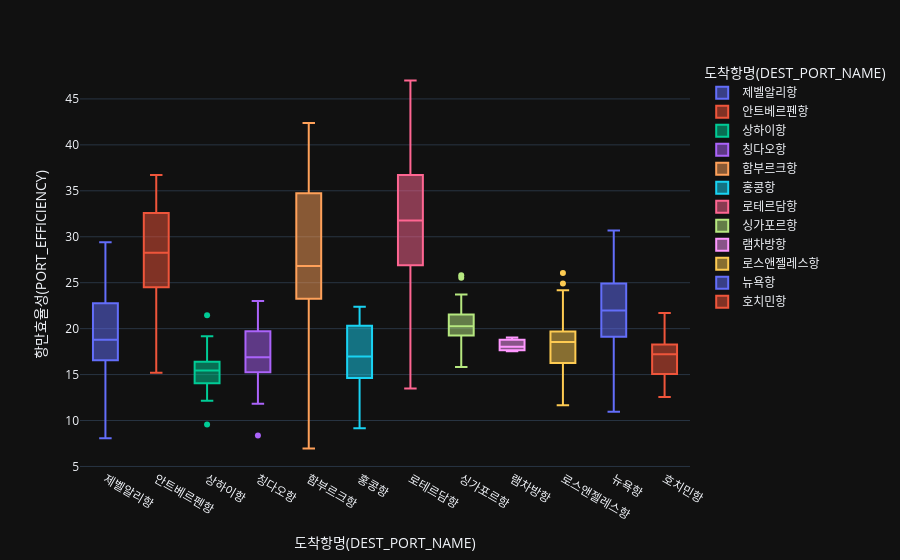

Notebook source saved alongside this figure:
### Markdown cell above
나머지는 연휴동안 확인하겠습니다...

### Code cell
# 노선별 항만효율성 box-plot 시각화 및 이상치 확인
fig = px.box(
    country_df,
    x='도착항명(DEST_PORT_NAME)',
    y='항만효율성(PORT_EFFICIENCY)',
    color='도착항명(DEST_PORT_NAME)',
    points='outliers'
)
fig.show()

### Figure 1 — Plotly figure (JSON) as saved in the notebook; plotly's stock layout.template omitted (floating-point values rounded to 4 significant figures)
{"data": [{"alignmentgroup": "True", "boxpoints": "outliers", "hovertemplate": "도착항명(DEST_PORT_NAME)=%{x}<br>항만효율성(PORT_EFFICIENCY)=%{y}<extra></extra>", "legendgroup": "제벨알리항", "marker": {"color": "#636efa"}, "name": "제벨알리항", "notched": false, "offsetgroup": "제벨알리항", "orientation": "v", "showlegend": true, "x": ["제벨알리항", "제벨알리항", "제벨알리항", "제벨알리항", "제벨알리항", "제벨알리항", "제벨알리항", "제벨알리항", "제벨알리항", "제벨알리항", "제벨알리항", "제벨알리항", "제벨알리항", "제벨알리항", "제벨알리항", "제벨알리항", "제벨알리항", "제벨알리항", "제벨알리항", "제벨알리항", "제벨알리항", "제벨알리항", "제벨알리항", "제벨알리항", "제벨알리항", "제벨알리항", "제벨알리항", "제벨알리항", "제벨알리항", "제벨알리항", "제벨알리항", "제벨알리항", "제벨알리항", "제벨알리항", "제벨알리항", "제벨알리항", "제벨알리항"], "x0": " ", "xaxis": "x", "y": [23.69, 22.01, 16.52, 22.37, 16.37, 19.06, 23.08, 15.57, 18.35, 22.66, 16.58, 24.85, 17.62, 17.76, 15.13, 24.96, 21.25, 16.29, 25.14, 29.4, 17.45, 25.0, 25.12, 16.62, 26.52, 16.76, 18.79, 16.65, 19.47, 16.35, 19.64, 15.32, 13.89, 8.08, 21.68, 19.66, 17.0], "y0": " ", "yaxis": "y", "type": "box"}, {"alignmentgroup": "True", "boxpoints": "outliers", "hovertemplate": "도착항명(DEST_PORT_NAME)=%{x}<br>항만효율성(PORT_EFFICIENCY)=%{y}<extra></extra>", "legendgroup": "안트베르펜항", "marker": {"color": "#EF553B"}, "name": "안트베르펜항", "notched": false, "offsetgroup": "안트베르펜항", "orientation": "v", "showlegend": true, "x": ["안트베르펜항", "안트베르펜항", "안트베르펜항", "안트베르펜항", "안트베르펜항", "안트베르펜항", "안트베르펜항", "안트베르펜항", "안트베르펜항", "안트베르펜항", "안트베르펜항", "안트베르펜항", "안트베르펜항", "안트베르펜항", "안트베르펜항", "안트베르펜항", "안트베르펜항", "안트베르펜항", "안트베르펜항", "안트베르펜항", "안트베르펜항", "안트베르펜항", "안트베르펜항"], "x0": " ", "xaxis": "x", "y": [26.08, 31.13, 26.97, 29.52, 27.51, 28.71, 27.9, 23.97, 16.96, 15.19, 30.53, 22.16, 33.34, 23.52, 30.55, 35.39, 28.27, 20.2, 33.42, 33.46, 27.67, 36.72, 33.07], "y0": " ", "yaxis": "y", "type": "box"}, {"alignmentgroup": "True", "boxpoints": "outliers", "hovertemplate": "도착항명(DEST_PORT_NAME)=%{x}<br>항만효율성(PORT_EFFICIENCY)=%{y}<extra></extra>", "legendgroup": "상하이항", "marker": {"color": "#00cc96"}, "name": "상하이항", "notched": false, "offsetgroup": "상하이항", "orientation": "v", "showlegend": true, "x": ["상하이항", "상하이항", "상하이항", "상하이항", "상하이항", "상하이항", "상하이항", "상하이항", "상하이항", "상하이항", "상하이항", "상하이항", "상하이항", "상하이항", "상하이항", "상하이항", "상하이항", "상하이항", "상하이항", "상하이항", "상하이항", "상하이항", "상하이항", "상하이항", "상하이항", "상하이항", "상하이항", "상하이항", "상하이항", "상하이항", "상하이항", "상하이항", "상하이항", "상하이항", "상하이항", "상하이항", "상하이항", "상하이항", "상하이항", "상하이항", "상하이항", "상하이항", "상하이항", "상하이항", "상하이항", "상하이항", "상하이항", "상하이항", "상하이항", "상하이항", "상하이항", "상하이항"], "x0": " ", "xaxis": "x", "y": [15.47, 16.74, 15.03, 19.16, 15.33, 21.45, 16.15, 16.07, 15.03, 14.18, 13.97, 12.99, 16.8, 14.15, 16.06, 14.35, 17.18, 13.92, 17.15, 13.42, 17.22, 17.25, 13.5, 15.8, 15.87, 12.69, 14.49, 14.52, 14.73, 15.75, 18.2, 16.07, 9.57, 15.48, 12.15, 15.01, 14.56, 15.94, 13.25, 13.7, 16.44, 18.04, 13.88, 12.87, 15.42, 14.61, 16.8, 16.85, 15.8, 16.14, 16.35, 12.4], "y0": " ", "yaxis": "y", "type": "box"}, {"alignmentgroup": "True", "boxpoints": "outliers", "hovertemplate": "도착항명(DEST_PORT_NAME)=%{x}<br>항만효율성(PORT_EFFICIENCY)=%{y}<extra></extra>", "legendgroup": "칭다오항", "marker": {"color": "#ab63fa"}, "name": "칭다오항", "notched": false, "offsetgroup": "칭다오항", "orientation": "v", "showlegend": true, "x": ["칭다오항", "칭다오항", "칭다오항", "칭다오항", "칭다오항", "칭다오항", "칭다오항", "칭다오항", "칭다오항", "칭다오항", "칭다오항", "칭다오항", "칭다오항", "칭다오항", "칭다오항", "칭다오항", "칭다오항", "칭다오항", "칭다오항", "칭다오항", "칭다오항", "칭다오항", "칭다오항", "칭다오항", "칭다오항", "칭다오항", "칭다오항", "칭다오항", "칭다오항", "칭다오항", "칭다오항", "칭다오항", "칭다오항", "칭다오항", "칭다오항", "칭다오항", "칭다오항", "칭다오항", "칭다오항", "칭다오항", "칭다오항", "칭다오항", "칭다오항", "칭다오항", "칭다오항", "칭다오항", "칭다오항", "칭다오항", "칭다오항"], "x0": " ", "xaxis": "x", "y": [19.62, 18.44, 18.58, 15.12, 22.87, 16.39, 22.1, 20.2, 19.9, 19.39, 19.59, 15.54, 14.35, 17.19, 16.89, 16.97, 13.23, 13.68, 15.01, 20.5, 17.87, 8.36, 22.24, 13.61, 22.41, 15.3, 22.0, 19.75, 23.02, 11.82, 22.15, 16.69, 16.56, 15.82, 14.05, 17.57, 17.33, 16.79, 13.09, 13.41, 19.72, 16.83, 15.67, 16.11, 15.78, 17.79, 19.82, 15.54, 14.52], "y0": " ", "yaxis": "y", "type": "box"}, {"alignmentgroup": "True", "boxpoints": "outliers", "hovertemplate": "도착항명(DEST_PORT_NAME)=%{x}<br>항만효율성(PORT_EFFICIENCY)=%{y}<extra></extra>", "legendgroup": "함부르크항", "marker": {"color": "#FFA15A"}, "name": "함부르크항", "notched": false, "offsetgroup": "함부르크항", "orientation": "v", "showlegend": true, "x": ["함부르크항", "함부르크항", "함부르크항", "함부르크항", "함부르크항", "함부르크항", "함부르크항", "함부르크항", "함부르크항", "함부르크항", "함부르크항", "함부르크항", "함부르크항", "함부르크항", "함부르크항"], "x0": " ", "xaxis": "x", "y": [35.55, 17.59, 25.59, 30.05, 22.04, 26.59, 26.83, 6.95, 31.35, 41.29, 32.24, 25.13, 36.72, 22.63, 42.37], "y0": " ", "yaxis": "y", "type": "box"}, {"alignmentgroup": "True", "boxpoints": "outliers", "hovertemplate": "도착항명(DEST_PORT_NAME)=%{x}<br>항만효율성(PORT_EFFICIENCY)=%{y}<extra></extra>", "legendgroup": "홍콩항", "marker": {"color": "#19d3f3"}, "name": "홍콩항", "notched": false, "offsetgroup": "홍콩항", "orientation": "v", "showlegend": true, "x": ["홍콩항", "홍콩항", "홍콩항", "홍콩항", "홍콩항", "홍콩항", "홍콩항", "홍콩항", "홍콩항", "홍콩항", "홍콩항", "홍콩항", "홍콩항", "홍콩항", "홍콩항", "홍콩항", "홍콩항", "홍콩항", "홍콩항", "홍콩항", "홍콩항", "홍콩항", "홍콩항", "홍콩항", "홍콩항", "홍콩항", "홍콩항", "홍콩항", "홍콩항", "홍콩항", "홍콩항"], "x0": " ", "xaxis": "x", "y": [18.45, 14.02, 20.4, 16.97, 15.02, 21.34, 21.14, 15.68, 12.46, 20.05, 19.65, 21.12, 16.78, 9.55, 22.39, 21.11, 21.36, 15.13, 16.73, 18.64, 9.16, 14.5, 19.53, 17.03, 10.01, 15.39, 17.74, 21.02, 14.5, 16.53, 9.97], "y0": " ", "yaxis": "y", "type": "box"}, {"alignmentgroup": "True", "boxpoints": "outliers", "hovertemplate": "도착항명(DEST_PORT_NAME)=%{x}<br>항만효율성(PORT_EFFICIENCY)=%{y}<extra></extra>", "legendgroup": "로테르담항", "marker": {"color": "#FF6692"}, "name": "로테르담항", "notched": false, "offsetgroup": "로테르담항", "orientation": "v", "showlegend": true, "x": ["로테르담항", "로테르담항", "로테르담항", "로테르담항", "로테르담항", "로테르담항", "로테르담항", "로테르담항", "로테르담항", "로테르담항", "로테르담항", "로테르담항", "로테르담항", "로테르담항", "로테르담항", "로테르담항", "로테르담항", "로테르담항", "로테르담항", "로테르담항", "로테르담항", "로테르담항", "로테르담항", "로테르담항", "로테르담항"], "x0": " ", "xaxis": "x", "y": [13.49, 15.25, 25.59, 31.05, 34.56, 44.13, 47.01, 30.55, 29.44, 34.8, 26.17, 29.15, 27.13, 43.41, 31.63, 36.76, 33.33, 41.29, 35.73, 20.2, 44.61, 36.17, 36.72, 19.17, 31.78], "y0": " ", "yaxis": "y", "type": "box"}, {"alignmentgroup": "True", "boxpoints": "outliers", "hovertemplate": "도착항명(DEST_PORT_NAME)=%{x}<br>항만효율성(PORT_EFFICIENCY)=%{y}<extra></extra>", "legendgroup": "싱가포르항", "marker": {"color": "#B6E880"}, "name": "싱가포르항", "notched": false, "offsetgroup": "싱가포르항", "orientation": "v", "showlegend": true, "x": ["싱가포르항", "싱가포르항", "싱가포르항", "싱가포르항", "싱가포르항", "싱가포르항", "싱가포르항", "싱가포르항", "싱가포르항", "싱가포르항", "싱가포르항", "싱가포르항", "싱가포르항", "싱가포르항", "싱가포르항", "싱가포르항", "싱가포르항", "싱가포르항", "싱가포르항", "싱가포르항", "싱가포르항", "싱가포르항", "싱가포르항", "싱가포르항", "싱가포르항", "싱가포르항", "싱가포르항", "싱가포르항", "싱가포르항", "싱가포르항", "싱가포르항", "싱가포르항", "싱가포르항", "싱가포르항", "싱가포르항", "싱가포르항", "싱가포르항", "싱가포르항", "싱가포르항", "싱가포르항", "싱가포르항", "싱가포르항", "싱가포르항", "싱가포르항", "싱가포르항", "싱가포르항", "싱가포르항", "싱가포르항", "싱가포르항", "싱가포르항", "싱가포르항", "싱가포르항", "싱가포르항", "싱가포르항"], "x0": " ", "xaxis": "x", "y": [22.62, 25.53, 25.8, 21.55, 23.71, 22.74, 22.88, 20.4, 21.68, 19.59, 20.93, 20.09, 19.04, 21.77, 18.2, 19.9, 20.69, 22.98, 17.24, 16.54, 20.08, 19.16, 19.74, 17.49, 17.37, 20.33, 19.39, 17.9, 20.53, 20.21, 21.57, 22.53, 21.56, 21.58, 19.26, 21.33, 20.8, 20.82, 18.67, 20.76, 20.07, 18.89, 21.38, 19.88, 19.53, 15.83, 19.67, 19.76, 20.6, 20.06, 17.86, 21.07, 21.06, 17.94], "y0": " ", "yaxis": "y", "type": "box"}, {"alignmentgroup": "True", "boxpoints": "outliers", "hovertemplate": "도착항명(DEST_PORT_NAME)=%{x}<br>항만효율성(PORT_EFFICIENCY)=%{y}<extra></extra>", "legendgroup": "램차방항", "marker": {"color": "#FF97FF"}, "name": "램차방항", "notched": false, "offsetgroup": "램차방항", "orientation": "v", "showlegend": true, "x": ["램차방항", "램차방항", "램차방항"], "x0": " ", "xaxis": "x", "y": [18.02, 17.54, 19.03], "y0": " ", "yaxis": "y", "type": "box"}, {"alignmentgroup": "True", "boxpoints": "outliers", "hovertemplate": "도착항명(DEST_PORT_NAME)=%{x}<br>항만효율성(PORT_EFFICIENCY)=%{y}<extra></extra>", "legendgroup": "로스앤젤레스항", "marker": {"color": "#FECB52"}, "name": "로스앤젤레스항", "notched": false, "offsetgroup": "로스앤젤레스항", "orientation": "v", "showlegend": true, "x": ["로스앤젤레스항", "로스앤젤레스항", "로스앤젤레스항", "로스앤젤레스항", "로스앤젤레스항", "로스앤젤레스항", "로스앤젤레스항", "로스앤젤레스항", "로스앤젤레스항", "로스앤젤레스항", "로스앤젤레스항", "로스앤젤레스항", "로스앤젤레스항", "로스앤젤레스항", "로스앤젤레스항", "로스앤젤레스항", "로스앤젤레스항", "로스앤젤레스항", "로스앤젤레스항", "로스앤젤레스항", "로스앤젤레스항", "로스앤젤레스항", "로스앤젤레스항", "로스앤젤레스항", "로스앤젤레스항", "로스앤젤레스항", "로스앤젤레스항", "로스앤젤레스항", "로스앤젤레스항", "로스앤젤레스항", "로스앤젤레스항", "로스앤젤레스항", "로스앤젤레스항", "로스앤젤레스항", "로스앤젤레스항", "로스앤젤레스항", "로스앤젤레스항", "로스앤젤레스항", "로스앤젤레스항", "로스앤젤레스항", "로스앤젤레스항", "로스앤젤레스항", "로스앤젤레스항", "로스앤젤레스항", "로스앤젤레스항", "로스앤젤레스항", "로스앤젤레스항", "로스앤젤레스항", "로스앤젤레스항", "로스앤젤레스항", "로스앤젤레스항", "로스앤젤레스항"], "x0": " ", "xaxis": "x", "y": [19.03, 26.05, 19.39, 19.14, 19.63, 16.18, 18.25, 17.76, 20.83, 14.81, 16.68, 18.91, 17.67, 18.16, 15.61, 17.78, 15.55, 16.86, 14.75, 12.76, 15.94, 15.33, 18.83, 16.86, 18.75, 12.17, 18.93, 15.29, 20.44, 16.35, 23.17, 18.01, 14.31, 17.39, 23.91, 19.76, 17.28, 19.42, 24.17, 24.9, 20.68, 22.55, 13.66, 21.68, 18.46, 21.42, 18.93, 21.12, 18.61, 18.76, 19.04, 11.65], "y0": " ", "yaxis": "y", "type": "box"}, {"alignmentgroup": "True", "boxpoints": "outliers", "hovertemplate": "도착항명(DEST_PORT_NAME)=%{x}<br>항만효율성(PORT_EFFICIENCY)=%{y}<extra></extra>", "legendgroup": "뉴욕항", "marker": {"color": "#636efa"}, "name": "뉴욕항", "notched": false, "offsetgroup": "뉴욕항", "orientation": "v", "showlegend": true, "x": ["뉴욕항", "뉴욕항", "뉴욕항", "뉴욕항", "뉴욕항", "뉴욕항", "뉴욕항", "뉴욕항", "뉴욕항", "뉴욕항", "뉴욕항", "뉴욕항", "뉴욕항", "뉴욕항", "뉴욕항", "뉴욕항", "뉴욕항", "뉴욕항", "뉴욕항", "뉴욕항", "뉴욕항", "뉴욕항", "뉴욕항", "뉴욕항", "뉴욕항", "뉴욕항", "뉴욕항", "뉴욕항", "뉴욕항", "뉴욕항", "뉴욕항", "뉴욕항", "뉴욕항", "뉴욕항", "뉴욕항"], "x0": " ", "xaxis": "x", "y": [24.54, 23.51, 21.73, 30.68, 16.93, 17.28, 20.17, 19.01, 10.95, 30.51, 29.27, 16.97, 22.35, 19.46, 25.25, 25.83, 25.23, 22.32, 21.97, 20.43, 18.29, 23.47, 25.82, 22.61, 22.84, 25.05, 12.01, 19.61, 21.2, 23.65, 21.02, 18.39, 20.45, 18.56, 25.58], "y0": " ", "yaxis": "y", "type": "box"}, {"alignmentgroup": "True", "boxpoints": "outliers", "hovertemplate": "도착항명(DEST_PORT_NAME)=%{x}<br>항만효율성(PORT_EFFICIENCY)=%{y}<extra></extra>", "legendgroup": "호치민항", "marker": {"color": "#EF553B"}, "name": "호치민항", "notched": false, "offsetgroup": "호치민항", "orientation": "v", "showlegend": true, "x": ["호치민항", "호치민항", "호치민항", "호치민항", "호치민항", "호치민항", "호치민항", "호치민항", "호치민항", "호치민항", "호치민항", "호치민항", "호치민항", "호치민항", "호치민항", "호치민항", "호치민항", "호치민항", "호치민항", "호치민항", "호치민항", "호치민항", "호치민항", "호치민항", "호치민항", "호치민항", "호치민항", "호치민항", "호치민항", "호치민항", "호치민항", "호치민항", "호치민항", "호치민항", "호치민항", "호치민항", "호치민항", "호치민항", "호치민항", "호치민항", "호치민항", "호치민항", "호치민항", "호치민항", "호치민항", "호치민항", "호치민항", "호치민항", "호치민항", "호치민항"], "x0": " ", "xaxis": "x", "y": [13.51, 18.98, 17.36, 15.32, 13.71, 14.99, 18.91, 12.55, 17.58, 19.25, 15.34, 16.29, 21.48, 14.16, 17.56, 15.22, 15.07, 20.15, 19.45, 16.79, 21.37, 14.73, 21.7, 16.12, 18.28, 16.5, 17.72, 18.08, 16.72, 15.35, 13.36, 18.44, 18.36, 17.47, 15.07, 18.29, 17.67, 14.68, 16.12, 17.79, 19.28, 14.45, 18.05, 15.01, 15.31, 17.9, 17.12, 17.32, 18.19, 15.05], "y0": " ", "yaxis": "y", "type": "box"}], "layout": {"xaxis": {"anchor": "y", "domain": [0.0, 1.0], "title": {"text": "도착항명(DEST_PORT_NAME)"}, "categoryorder": "array", "categoryarray": ["제벨알리항", "안트베르펜항", "상하이항", "칭다오항", "함부르크항", "홍콩항", "로테르담항", "싱가포르항", "램차방항", "로스앤젤레스항", "뉴욕항", "호치민항"]}, "yaxis": {"anchor": "x", "domain": [0.0, 1.0], "title": {"text": "항만효율성(PORT_EFFICIENCY)"}}, "legend": {"title": {"text": "도착항명(DEST_PORT_NAME)"}, "tracegroupgap": 0}, "margin": {"t": 60}, "boxmode": "overlay"}}
